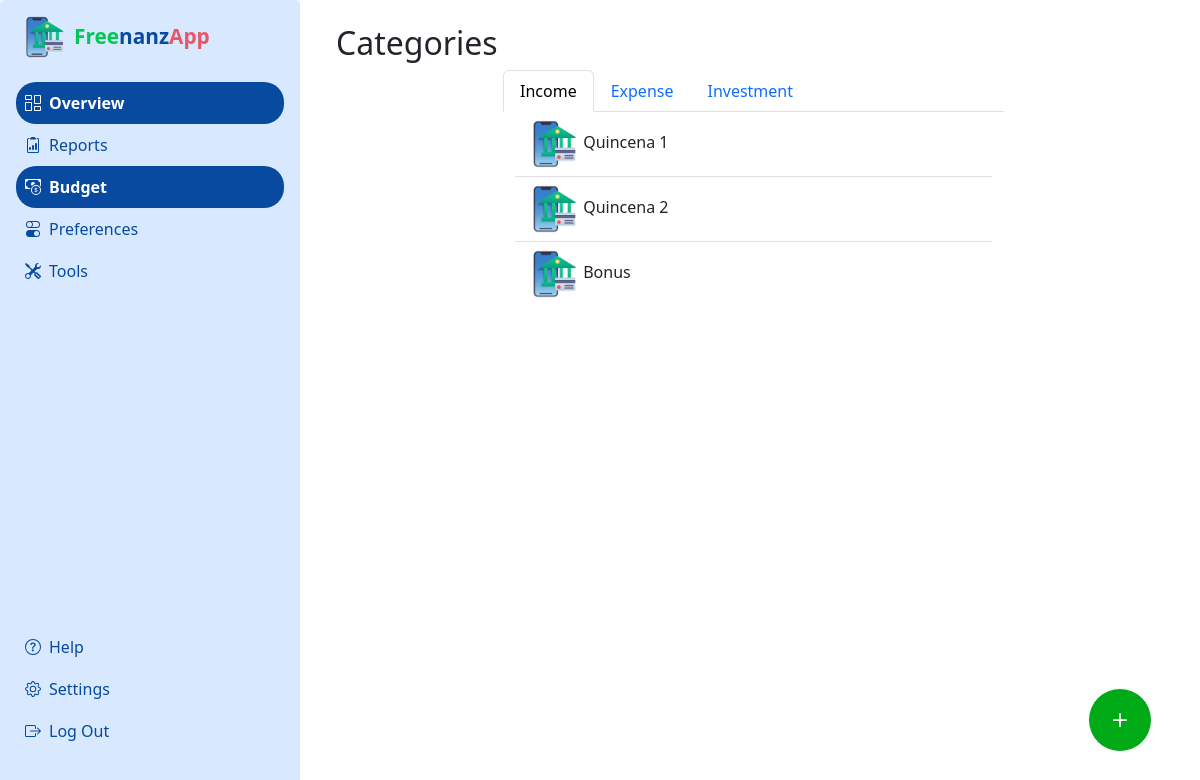
The page /transactions/categories/ (signed in) on the database as committed earlier.
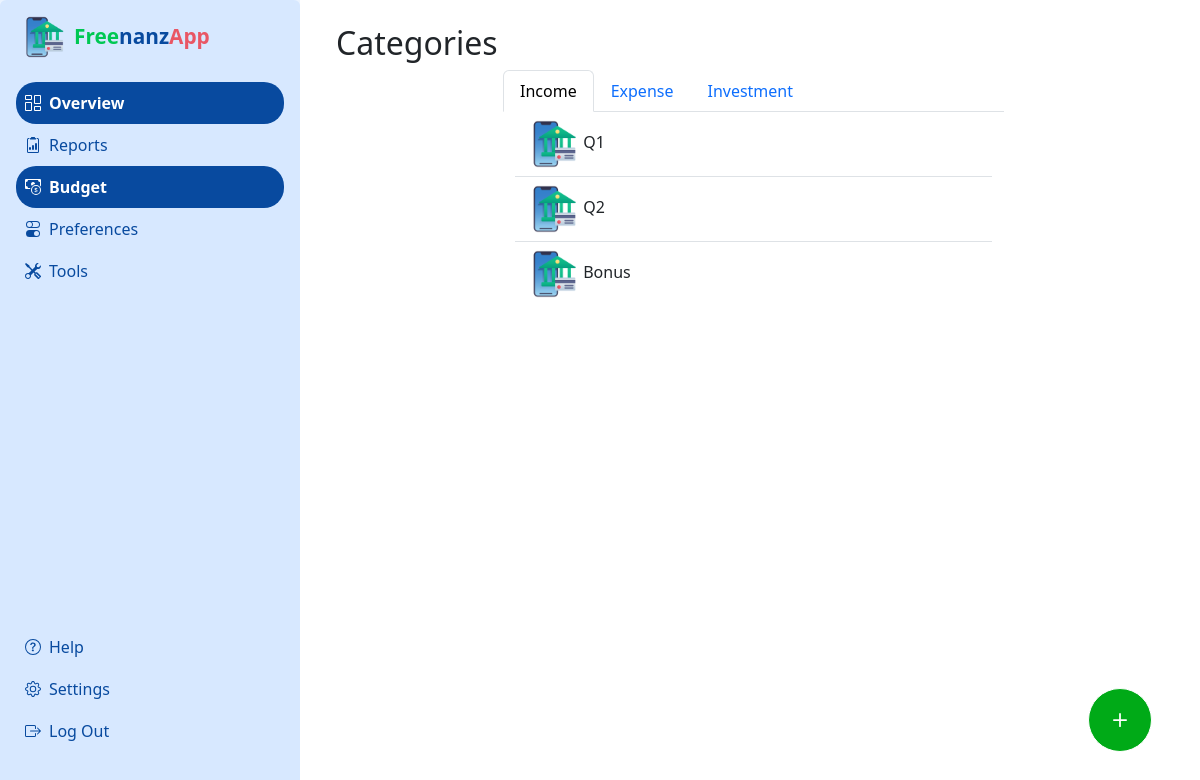
The same page on the database as committed later.
### apps/transactions/models.py (models this page shows, shortened)
class TransactionCategory(models.Model):
    class TypeChoices(models.TextChoices):
        INCOME = "INCOME", "Income"
        EXPENSE = "EXPENSE", "Expense"
        INVESTMENT = "INVESTMENT", "Investment"
    name = models.CharField(max_length=100)
    type = models.CharField(max_length=10, choices=TypeChoices, default=TypeChoices.EXPENSE)
    user = models.ForeignKey(
         settings.AUTH_USER_MODEL,
         on_delete=models.CASCADE,
         related_name="categories",
         null=True, blank=True
         )

### apps/transactions/views.py (the view, shortened to what this page needs)
# urls.py: path('categories/', CategoryCreateView.as_view(), name='categories'),
class CategoryCreateView(LoginRequiredMixin, FormMixin, ListView):
    model = TransactionCategory
    form_class =  TransactionCategoryForm
    template_name = 'transactions/categories.html'
    success_url = reverse_lazy('transactions:categories')
    login_url = 'users:login'
    def get_queryset(self):
        return TransactionCategory.objects.filter(user=self.request.user).order_by('name')
    def get_context_data(self, **kwargs):
        context =  super().get_context_data(**kwargs)
        user = self.request.user
        context['income_categories'] = TransactionCategory.objects.filter(user=user).filter(type=TransactionCategory.TypeChoices.INCOME)
        context['expense_categories'] = TransactionCategory.objects.filter(user=user).filter(type=TransactionCategory.TypeChoices.EXPENSE)
        context['investment_categories'] = TransactionCategory.objects.filter(user=user).filter(type=TransactionCategory.TypeChoices.INVESTMENT)
        return context

### apps/core/context_processors.py (called while the page is built)
def sidebar_items(request):
    return {'sidebar_items': get_sidebar_items()}

### apps/transactions/templates/transactions/categories.html (shortened to what this page needs)
{% extends 'core/layout.html' %}
{% load static %}
{% block content %}
<div class="ms-4 mt-4">
    <h2 id="user-greeting">Categories</h2>
    <div style="margin-right: 2%; display: flex; justify-content: center;">
        <div class="row" style="width: 60%;">
            <ul class="nav nav-tabs" id="myTab" role="tablist">
                <li class="nav-item" role="presentation">
                <button class="nav-link active" id="income-tab" data-bs-toggle="tab" data-bs-target="#income-tab-pane" type="button" role="tab" aria-controls="income-tab-pane" aria-selected="true">Income</button>
                </li>
                <li class="nav-item" role="presentation">
                <button class="nav-link" id="expense-tab" data-bs-toggle="tab" data-bs-target="#expense-tab-pane" type="button" role="tab" aria-controls="expense-tab-pane" aria-selected="false">Expense</button>
                </li>
                <li class="nav-item" role="presentation">
                <button class="nav-link" id="investment-tab" data-bs-toggle="tab" data-bs-target="#invesment-tab-pane" type="button" role="tab" aria-controls="investment-tab-pane" aria-selected="false">Investment</button>
                </li>
            </ul>
            <div class="tab-content" id="myTabContent">
                <div class="tab-pane fade show active" id="income-tab-pane" role="tabpanel" aria-labelledby="income-tab" tabindex="0">
                    <div class="card border-0">
                        <ul class="list-group list-group-flush">
                            {% for category in income_categories %}
                                <li class="list-group-item">
                                    <img src="{% static 'images/logo.png' %}" alt="{{ category.name|lower } -category" style="width: 48px;">
                                    {{ category.name }}
                                </li>
                            {% empty %}
                                <li class="list-group-item">No expense categories yet.</li>
                            {% endfor %}
                        </ul>
                    </div>
                    <button class="rounded-button-fill add-new-category" data-bs-toggle="modal" data-bs-target="#budget-modal" style="position: absolute; bottom: 48px; right: 48px; width: 64px; height: 64px; background-color: rgb(0, 170, 23);">
                        <svg xmlns="http://www.w3.org/2000/svg" width="28" height="28" fill="currentColor" class="bi bi-plus" viewBox="0 0 16 16">
                            <path d="M8 4a.5.5 0 0 1 .5.5v3h3a.5.5 0 0 1 0 1h-3v3a.5.5 0 0 1-1 0v-3h-3a.5.5 0 0 1 0-1h3v-3A.5.5 0 0 1 8 4"/>
                        </svg>
                    </button>
                </div>
            </div>
        </div>
    </div>
</div>
{% endblock %}

Rows that differ between the two databases and show on the page:
changed TransactionCategory (number 1 of 3 on the later page): name "Quincena 1" → "Q1"
changed TransactionCategory (number 2 of 3 on the later page): name "Quincena 2" → "Q2"
